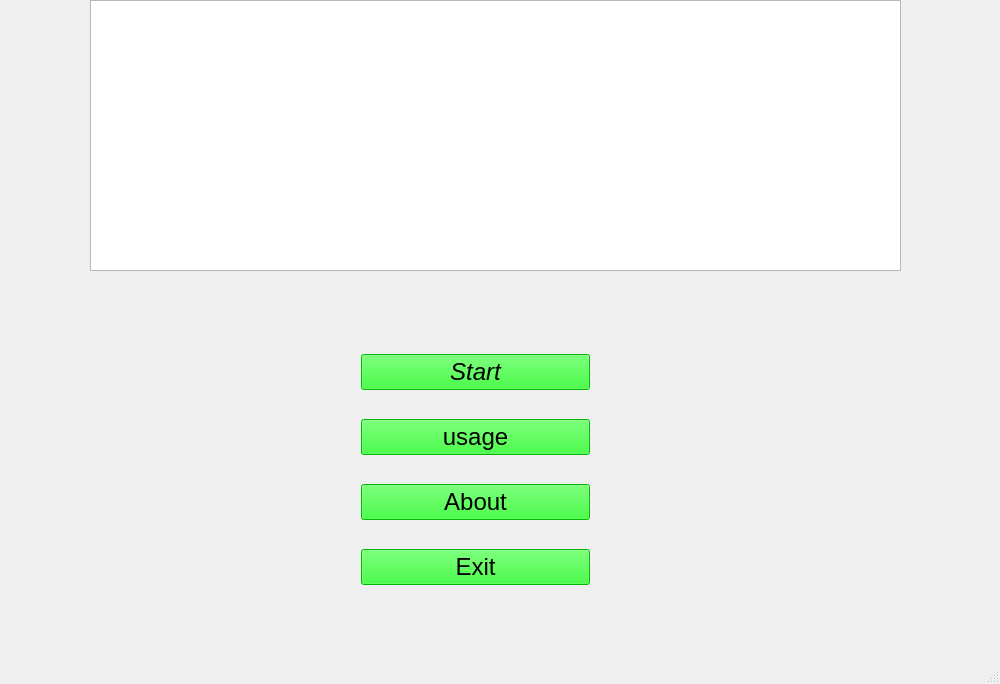
<?xml version="1.0" encoding="UTF-8"?>
<ui version="4.0">
 <class>MainWindow</class>
 <widget class="QMainWindow" name="MainWindow">
  <property name="minimumSize">
   <size>
    <width>1000</width>
    <height>684</height>
   </size>
  </property>
  <property name="maximumSize">
   <size>
    <width>1000</width>
    <height>684</height>
   </size>
  </property>
  <property name="windowTitle">
   <string>MainWindow</string>
  </property>
  <property name="styleSheet">
   <string notr="true">background-image: url(:/background/pics/start_background.jpg);</string>
  </property>
  <widget class="QWidget" name="centralWidget">
   <widget class="QGraphicsView" name="graphicsView">
    <property name="geometry">
     <rect>
      <x>90</x>
      <y>0</y>
      <width>811</width>
      <height>271</height>
     </rect>
    </property>
    <property name="acceptDrops">
     <bool>true</bool>
    </property>
    <property name="layoutDirection">
     <enum>Qt::RightToLeft</enum>
    </property>
    <property name="autoFillBackground">
     <bool>true</bool>
    </property>
    <property name="styleSheet">
     <string notr="true">background-image: url(:/background/back2.png);</string>
    </property>
   </widget>
   <widget class="QWidget" name="layoutWidget">
    <property name="geometry">
     <rect>
      <x>350</x>
      <y>320</y>
      <width>251</width>
      <height>301</height>
     </rect>
    </property>
    <layout class="QVBoxLayout" name="verticalLayout">
     <item>
      <widget class="QPushButton" name="pushButton_1">
       <property name="font">
        <font>
         <pointsize>18</pointsize>
         <italic>true</italic>
        </font>
       </property>
       <property name="autoFillBackground">
        <bool>false</bool>
       </property>
       <property name="styleSheet">
        <string notr="true">color: rgb(0, 0, 0);
background-color: rgb(0, 255, 0);</string>
       </property>
       <property name="text">
        <string>Start</string>
       </property>
      </widget>
     </item>
     <item>
      <widget class="QPushButton" name="pushButton_2">
       <property name="font">
        <font>
         <pointsize>18</pointsize>
        </font>
       </property>
       <property name="styleSheet">
        <string notr="true">color: rgb(0, 0, 0);
background-color: rgb(0, 255, 0);</string>
       </property>
       <property name="text">
        <string>usage</string>
       </property>
      </widget>
     </item>
     <item>
      <widget class="QPushButton" name="pushButton_4">
       <property name="font">
        <font>
         <pointsize>18</pointsize>
        </font>
       </property>
       <property name="styleSheet">
        <string notr="true">color: rgb(0, 0, 0);
background-color: rgb(0, 255, 0);
</string>
       </property>
       <property name="text">
        <string>About</string>
       </property>
      </widget>
     </item>
     <item>
      <widget class="QPushButton" name="pushButton_3">
       <property name="font">
        <font>
         <pointsize>18</pointsize>
        </font>
       </property>
       <property name="styleSheet">
        <string notr="true">color: rgb(0, 0, 0);
background-color: rgb(0, 255, 0);
</string>
       </property>
       <property name="text">
        <string>Exit</string>
       </property>
      </widget>
     </item>
    </layout>
   </widget>
  </widget>
  <widget class="QStatusBar" name="statusBar"/>
 </widget>
 <layoutdefault spacing="6" margin="11"/>
 <resources/>
 <connections>
  <connection>
   <sender>pushButton_3</sender>
   <signal>clicked()</signal>
   <receiver>MainWindow</receiver>
   <slot>close()</slot>
   <hints>
    <hint type="sourcelabel">
     <x>599</x>
     <y>642</y>
    </hint>
    <hint type="destinationlabel">
     <x>729</x>
     <y>631</y>
    </hint>
   </hints>
  </connection>
 </connections>
</ui>
